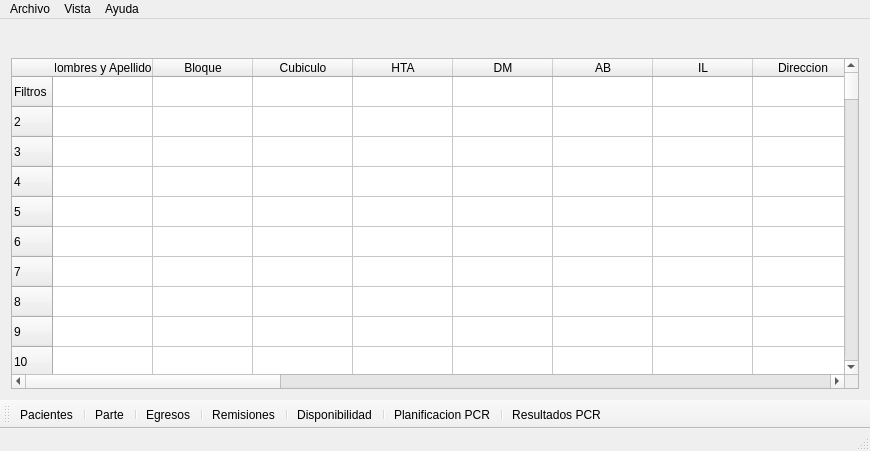
<?xml version="1.0" encoding="UTF-8"?>
<ui version="4.0">
 <class>VentanaPrincipal</class>
 <widget class="QMainWindow" name="VentanaPrincipal">
  <property name="geometry">
   <rect>
    <x>0</x>
    <y>0</y>
    <width>870</width>
    <height>451</height>
   </rect>
  </property>
  <property name="acceptDrops">
   <bool>true</bool>
  </property>
  <property name="windowTitle">
   <string>Zona Roja Universidad de Oriente</string>
  </property>
  <property name="styleSheet">
   <string notr="true">QToolButton:checked {font: &quot;arial-bold&quot; }
</string>
  </property>
  <widget class="QWidget" name="centralWidget">
   <layout class="QVBoxLayout" name="verticalLayout">
    <item>
     <widget class="QWidget" name="barraHerramientas1Widget" native="true">
      <layout class="QHBoxLayout" name="horizontalLayout">
       <item>
        <layout class="QHBoxLayout" name="barraHerramientas1"/>
       </item>
      </layout>
     </widget>
    </item>
    <item>
     <widget class="QTableWidget" name="tabla">
      <property name="cursor" stdset="0">
       <cursorShape>CrossCursor</cursorShape>
      </property>
      <property name="autoFillBackground">
       <bool>false</bool>
      </property>
      <property name="styleSheet">
       <string notr="true">
QTableWidget {
background-color:&quot;lightgray&quot;;
}</string>
      </property>
      <property name="editTriggers">
       <set>QAbstractItemView::AnyKeyPressed|QAbstractItemView::DoubleClicked|QAbstractItemView::EditKeyPressed|QAbstractItemView::SelectedClicked</set>
      </property>
      <property name="horizontalScrollMode">
       <enum>QAbstractItemView::ScrollPerPixel</enum>
      </property>
      <property name="gridStyle">
       <enum>Qt::SolidLine</enum>
      </property>
      <property name="sortingEnabled">
       <bool>false</bool>
      </property>
      <property name="rowCount">
       <number>501</number>
      </property>
      <property name="columnCount">
       <number>25</number>
      </property>
      <attribute name="horizontalHeaderHighlightSections">
       <bool>true</bool>
      </attribute>
      <row>
       <property name="text">
        <string>Filtros</string>
       </property>
      </row>
      <row/>
      <row/>
      <row/>
      <row/>
      <row/>
      <row/>
      <row/>
      <row/>
      <row/>
      <row/>
      <row/>
      <row/>
      <row/>
      <row/>
      <row/>
      <row/>
      <row/>
      <row/>
      <row/>
      <row/>
      <row/>
      <row/>
      <row/>
      <row/>
      <row/>
      <row/>
      <row/>
      <row/>
      <row/>
      <row/>
      <row/>
      <row/>
      <row/>
      <row/>
      <row/>
      <row/>
      <row/>
      <row/>
      <row/>
      <row/>
      <row/>
      <row/>
      <row/>
      <row/>
      <row/>
      <row/>
      <row/>
      <row/>
      <row/>
      <row/>
      <row/>
      <row/>
      <row/>
      <row/>
      <row/>
      <row/>
      <row/>
      <row/>
      <row/>
      <row/>
      <row/>
      <row/>
      <row/>
      <row/>
      <row/>
      <row/>
      <row/>
      <row/>
      <row/>
      <row/>
      <row/>
      <row/>
      <row/>
      <row/>
      <row/>
      <row/>
      <row/>
      <row/>
      <row/>
      <row/>
      <row/>
      <row/>
      <row/>
      <row/>
      <row/>
      <row/>
      <row/>
      <row/>
      <row/>
      <row/>
      <row/>
      <row/>
      <row/>
      <row/>
      <row/>
      <row/>
      <row/>
      <row/>
      <row/>
      <row/>
      <row/>
      <row/>
      <row/>
      <row/>
      <row/>
      <row/>
      <row/>
      <row/>
      <row/>
      <row/>
      <row/>
      <row/>
      <row/>
      <row/>
      <row/>
      <row/>
      <row/>
      <row/>
      <row/>
      <row/>
      <row/>
      <row/>
      <row/>
      <row/>
      <row/>
      <row/>
      <row/>
      <row/>
      <row/>
      <row/>
      <row/>
      <row/>
      <row/>
      <row/>
      <row/>
      <row/>
      <row/>
      <row/>
      <row/>
      <row/>
      <row/>
      <row/>
      <row/>
      <row/>
      <row/>
      <row/>
      <row/>
      <row/>
      <row/>
      <row/>
      <row/>
      <row/>
      <row/>
      <row/>
      <row/>
      <row/>
      <row/>
      <row/>
      <row/>
      <row/>
      <row/>
      <row/>
      <row/>
      <row/>
      <row/>
      <row/>
      <row/>
      <row/>
      <row/>
      <row/>
      <row/>
      <row/>
      <row/>
      <row/>
      <row/>
      <row/>
      <row/>
      <row/>
      <row/>
      <row/>
      <row/>
      <row/>
      <row/>
      <row/>
      <row/>
      <row/>
      <row/>
      <row/>
      <row/>
      <row/>
      <row/>
      <row/>
      <row/>
      <row/>
      <row/>
      <row/>
      <row/>
      <row/>
      <row/>
      <row/>
      <row/>
      <row/>
      <row/>
      <row/>
      <row/>
      <row/>
      <row/>
      <row/>
      <row/>
      <row/>
      <row/>
      <row/>
      <row/>
      <row/>
      <row/>
      <row/>
      <row/>
      <row/>
      <row/>
      <row/>
      <row/>
      <row/>
      <row/>
      <row/>
      <row/>
      <row/>
      <row/>
      <row/>
      <row/>
      <row/>
      <row/>
      <row/>
      <row/>
      <row/>
      <row/>
      <row/>
      <row/>
      <row/>
      <row/>
      <row/>
      <row/>
      <row/>
      <row/>
      <row/>
      <row/>
      <row/>
      <row/>
      <row/>
      <row/>
      <row/>
      <row/>
      <row/>
      <row/>
      <row/>
      <row/>
      <row/>
      <row/>
      <row/>
      <row/>
      <row/>
      <row/>
      <row/>
      <row/>
      <row/>
      <row/>
      <row/>
      <row/>
      <row/>
      <row/>
      <row/>
      <row/>
      <row/>
      <row/>
      <row/>
      <row/>
      <row/>
      <row/>
      <row/>
      <row/>
      <row/>
      <row/>
      <row/>
      <row/>
      <row/>
      <row/>
      <row/>
      <row/>
      <row/>
      <row/>
      <row/>
      <row/>
      <row/>
      <row/>
      <row/>
      <row/>
      <row/>
      <row/>
      <row/>
      <row/>
      <row/>
      <row/>
      <row/>
      <row/>
      <row/>
      <row/>
      <row/>
      <row/>
      <row/>
      <row/>
      <row/>
      <row/>
      <row/>
      <row/>
      <row/>
      <row/>
      <row/>
      <row/>
      <row/>
      <row/>
      <row/>
      <row/>
      <row/>
      <row/>
      <row/>
      <row/>
      <row/>
      <row/>
      <row/>
      <row/>
      <row/>
      <row/>
      <row/>
      <row/>
      <row/>
      <row/>
      <row/>
      <row/>
      <row/>
      <row/>
      <row/>
      <row/>
      <row/>
      <row/>
      <row/>
      <row/>
      <row/>
      <row/>
      <row/>
      <row/>
      <row/>
      <row/>
      <row/>
      <row/>
      <row/>
      <row/>
      <row/>
      <row/>
      <row/>
      <row/>
      <row/>
      <row/>
      <row/>
      <row/>
      <row/>
      <row/>
      <row/>
      <row/>
      <row/>
      <row/>
      <row/>
      <row/>
      <row/>
      <row/>
      <row/>
      <row/>
      <row/>
      <row/>
      <row/>
      <row/>
      <row/>
      <row/>
      <row/>
      <row/>
      <row/>
      <row/>
      <row/>
      <row/>
      <row/>
      <row/>
      <row/>
      <row/>
      <row/>
      <row/>
      <row/>
      <row/>
      <row/>
      <row/>
      <row/>
      <row/>
      <row/>
      <row/>
      <row/>
      <row/>
      <row/>
      <row/>
      <row/>
      <row/>
      <row/>
      <row/>
      <row/>
      <row/>
      <row/>
      <row/>
      <row/>
      <row/>
      <row/>
      <row/>
      <row/>
      <row/>
      <row/>
      <row/>
      <row/>
      <row/>
      <row/>
      <row/>
      <row/>
      <row/>
      <row/>
      <row/>
      <row/>
      <row/>
      <row/>
      <row/>
      <row/>
      <row/>
      <row/>
      <row/>
      <row/>
      <row/>
      <row/>
      <row/>
      <row/>
      <row/>
      <row/>
      <row/>
      <row/>
      <row/>
      <row/>
      <row/>
      <row/>
      <row/>
      <row/>
      <row/>
      <row/>
      <row/>
      <row/>
      <row/>
      <row/>
      <row/>
      <row/>
      <row/>
      <row/>
      <row/>
      <row/>
      <row/>
      <row/>
      <row/>
      <row/>
      <row/>
      <row/>
      <row/>
      <row/>
      <row/>
      <row/>
      <row/>
      <row/>
      <row/>
      <row/>
      <row/>
      <row/>
      <row/>
      <row/>
      <row/>
      <row/>
      <row/>
      <row/>
      <row/>
      <row/>
      <row/>
      <row/>
      <row/>
      <row/>
      <row/>
      <row/>
      <row/>
      <row/>
      <row/>
      <row/>
      <row/>
      <row/>
      <column>
       <property name="text">
        <string>Nombres y Apellidos</string>
       </property>
      </column>
      <column>
       <property name="text">
        <string>Bloque</string>
       </property>
      </column>
      <column>
       <property name="text">
        <string>Cubiculo</string>
       </property>
      </column>
      <column>
       <property name="text">
        <string>HTA</string>
       </property>
      </column>
      <column>
       <property name="text">
        <string>DM</string>
       </property>
      </column>
      <column>
       <property name="text">
        <string>AB</string>
       </property>
      </column>
      <column>
       <property name="text">
        <string>IL</string>
       </property>
      </column>
      <column>
       <property name="text">
        <string>Direccion</string>
       </property>
      </column>
      <column>
       <property name="text">
        <string>Edad</string>
       </property>
      </column>
      <column>
       <property name="text">
        <string>Raza</string>
       </property>
      </column>
      <column>
       <property name="text">
        <string>Sexo</string>
       </property>
      </column>
      <column>
       <property name="text">
        <string>CI</string>
       </property>
      </column>
      <column>
       <property name="text">
        <string>Municipio</string>
       </property>
      </column>
      <column>
       <property name="text">
        <string>Provincia</string>
       </property>
      </column>
      <column>
       <property name="text">
        <string>Area de salud</string>
       </property>
      </column>
      <column>
       <property name="text">
        <string>Contacto de</string>
       </property>
      </column>
      <column>
       <property name="text">
        <string>Fecha de ingreso</string>
       </property>
      </column>
      <column>
       <property name="text">
        <string>Fecha de ultimo contacto</string>
       </property>
      </column>
      <column>
       <property name="text">
        <string>Fecha 1ER PCR</string>
       </property>
      </column>
      <column>
       <property name="text">
        <string>Resultado 1ER PCR</string>
       </property>
      </column>
      <column>
       <property name="text">
        <string>Fecha 2DO PCR</string>
       </property>
      </column>
      <column>
       <property name="text">
        <string>Resultado 2DO PCR</string>
       </property>
      </column>
      <column>
       <property name="text">
        <string>Fecha 3ER PCR</string>
       </property>
      </column>
      <column>
       <property name="text">
        <string>Resultado 3ER PCR</string>
       </property>
      </column>
      <column>
       <property name="text">
        <string>rowid</string>
       </property>
      </column>
     </widget>
    </item>
    <item>
     <layout class="QHBoxLayout" name="barraHerramientas2"/>
    </item>
   </layout>
  </widget>
  <widget class="QMenuBar" name="menuBar">
   <property name="geometry">
    <rect>
     <x>0</x>
     <y>0</y>
     <width>870</width>
     <height>21</height>
    </rect>
   </property>
   <widget class="QMenu" name="menuArchivo">
    <property name="title">
     <string>Archivo</string>
    </property>
    <widget class="QMenu" name="menuImprimir">
     <property name="title">
      <string>Imprimir</string>
     </property>
     <addaction name="actionSeleccion"/>
     <addaction name="separator"/>
     <addaction name="actionBase_de_datos_de_Pacientes_2"/>
     <addaction name="actionBase_de_datos_de_Egresos"/>
     <addaction name="actionInforme_de_Remisiones"/>
     <addaction name="actionInforme_de_Envio_de_PCR"/>
     <addaction name="actionInforme_de_Resultados_de_PCR"/>
    </widget>
    <widget class="QMenu" name="menuGuardar">
     <property name="title">
      <string>Guardar</string>
     </property>
     <addaction name="actionBase_de_datos_de_Pacientes"/>
     <addaction name="action_Base_de_datos_de_Egresos"/>
     <addaction name="actionBase_de_datos_de_Remisiones"/>
     <addaction name="actionBase_de_datos_de_Envio_de_PCR"/>
     <addaction name="actionBase_de_datos_de_Resultados_de_PCR"/>
     <addaction name="separator"/>
     <addaction name="actionGuardar_todo"/>
    </widget>
    <widget class="QMenu" name="menuExportar">
     <property name="title">
      <string>Exportar</string>
     </property>
     <addaction name="actionDocumento_Excel"/>
     <addaction name="actionFormato_texto"/>
     <addaction name="actionComo_CSV"/>
    </widget>
    <addaction name="menuGuardar"/>
    <addaction name="actionDeshacer"/>
    <addaction name="separator"/>
    <addaction name="menuExportar"/>
    <addaction name="menuImprimir"/>
    <addaction name="separator"/>
    <addaction name="actionCerrar"/>
   </widget>
   <widget class="QMenu" name="menuEditar">
    <property name="title">
     <string>Vista</string>
    </property>
    <addaction name="actionPantalla_completa"/>
    <addaction name="actionSegmentacion_de_datos"/>
    <addaction name="actionBarra_de_estado"/>
    <addaction name="separator"/>
    <addaction name="actionPreferencias"/>
   </widget>
   <widget class="QMenu" name="menuAyuda">
    <property name="title">
     <string>Ayuda</string>
    </property>
    <addaction name="separator"/>
    <addaction name="actionAyuda"/>
    <addaction name="separator"/>
    <addaction name="actionContacto"/>
    <addaction name="actionInforme_de_error"/>
    <addaction name="separator"/>
    <addaction name="actionAcerca_de"/>
   </widget>
   <addaction name="menuArchivo"/>
   <addaction name="menuEditar"/>
   <addaction name="menuAyuda"/>
  </widget>
  <widget class="QStatusBar" name="statusBar"/>
  <widget class="QToolBar" name="toolBar">
   <property name="windowTitle">
    <string>toolBar</string>
   </property>
   <attribute name="toolBarArea">
    <enum>BottomToolBarArea</enum>
   </attribute>
   <attribute name="toolBarBreak">
    <bool>false</bool>
   </attribute>
   <addaction name="actionPacientes"/>
   <addaction name="separator"/>
   <addaction name="actionParte"/>
   <addaction name="separator"/>
   <addaction name="actionEgresos"/>
   <addaction name="separator"/>
   <addaction name="actionRemisiones"/>
   <addaction name="separator"/>
   <addaction name="actionDisponibilidad"/>
   <addaction name="separator"/>
   <addaction name="actionPlanificacion_PCR"/>
   <addaction name="separator"/>
   <addaction name="actionResultados_PCR"/>
  </widget>
  <action name="actionPacientes">
   <property name="text">
    <string>Pacientes</string>
   </property>
   <property name="toolTip">
    <string>Visualizar Pacientes del Centro</string>
   </property>
   <property name="shortcut">
    <string>Ctrl+1</string>
   </property>
  </action>
  <action name="actionParte">
   <property name="text">
    <string>Parte</string>
   </property>
   <property name="toolTip">
    <string>Visualizar Situacion del Centro</string>
   </property>
   <property name="shortcut">
    <string>Ctrl+2</string>
   </property>
  </action>
  <action name="actionEgresos">
   <property name="text">
    <string>Egresos</string>
   </property>
   <property name="toolTip">
    <string>Visualizar Egresos del Centro</string>
   </property>
   <property name="shortcut">
    <string>Ctrl+3</string>
   </property>
  </action>
  <action name="actionRemisiones">
   <property name="text">
    <string>Remisiones</string>
   </property>
   <property name="toolTip">
    <string>Visualizar Remisiones del Centro</string>
   </property>
   <property name="shortcut">
    <string>Ctrl+4</string>
   </property>
  </action>
  <action name="actionDisponibilidad">
   <property name="text">
    <string>Disponibilidad</string>
   </property>
   <property name="toolTip">
    <string>Visualizar Disponibilidad del Centro</string>
   </property>
   <property name="shortcut">
    <string>Ctrl+5</string>
   </property>
  </action>
  <action name="actionPlanificacion_PCR">
   <property name="text">
    <string>Planificacion PCR</string>
   </property>
   <property name="toolTip">
    <string>Visualizar PCR Planificados del Centro</string>
   </property>
   <property name="shortcut">
    <string>Ctrl+6</string>
   </property>
  </action>
  <action name="actionResultados_PCR">
   <property name="text">
    <string>Resultados PCR</string>
   </property>
   <property name="toolTip">
    <string>Visualizar Resultados de PCR del Centro</string>
   </property>
   <property name="shortcut">
    <string>Ctrl+7</string>
   </property>
  </action>
  <action name="actionContacto">
   <property name="text">
    <string>Contacto del programador</string>
   </property>
  </action>
  <action name="actionAcerca_de">
   <property name="text">
    <string>Acerca de</string>
   </property>
  </action>
  <action name="actionBase_de_datos_de_Pacientes">
   <property name="text">
    <string>Base de datos de Pacientes</string>
   </property>
  </action>
  <action name="action_Base_de_datos_de_Egresos">
   <property name="text">
    <string>Base de datos de Egresos</string>
   </property>
  </action>
  <action name="actionBase_de_datos_de_Remisiones">
   <property name="text">
    <string>Base de datos de Remisiones</string>
   </property>
  </action>
  <action name="actionBase_de_datos_de_Envio_de_PCR">
   <property name="text">
    <string>Base de datos de Envio de PCR</string>
   </property>
  </action>
  <action name="actionBase_de_datos_de_Resultados_de_PCR">
   <property name="text">
    <string>Base de datos de Resultados de PCR</string>
   </property>
  </action>
  <action name="actionGuardar_todo">
   <property name="text">
    <string>Guardar todo</string>
   </property>
  </action>
  <action name="actionSeleccion">
   <property name="text">
    <string>Seleccion</string>
   </property>
  </action>
  <action name="actionBase_de_datos_de_Pacientes_2">
   <property name="text">
    <string>Informe de Pacientes diario</string>
   </property>
  </action>
  <action name="actionBase_de_datos_de_Egresos">
   <property name="text">
    <string>Informe de Egresos diario</string>
   </property>
  </action>
  <action name="actionInforme_de_Remisiones">
   <property name="text">
    <string>Informe de Remisiones diario</string>
   </property>
  </action>
  <action name="actionInforme_de_Envio_de_PCR">
   <property name="text">
    <string>Informe de Envio de PCR</string>
   </property>
  </action>
  <action name="actionInforme_de_Resultados_de_PCR">
   <property name="text">
    <string>Informe de Resultados de PCR</string>
   </property>
  </action>
  <action name="actionCerrar">
   <property name="text">
    <string>Cerrar</string>
   </property>
   <property name="shortcut">
    <string>Ctrl+Q</string>
   </property>
  </action>
  <action name="actionFormato_texto">
   <property name="text">
    <string>Texto Plano</string>
   </property>
  </action>
  <action name="actionComo_CSV">
   <property name="text">
    <string>CSV</string>
   </property>
  </action>
  <action name="actionDocumento_Excel">
   <property name="text">
    <string>Documento Excel</string>
   </property>
  </action>
  <action name="actionSegmentacion_de_datos">
   <property name="text">
    <string>Segmentacion de datos</string>
   </property>
   <property name="shortcut">
    <string>F10</string>
   </property>
  </action>
  <action name="actionBarra_de_estado">
   <property name="text">
    <string>Barra de estado</string>
   </property>
   <property name="shortcut">
    <string>F9</string>
   </property>
  </action>
  <action name="actionPreferencias">
   <property name="text">
    <string>Preferencias</string>
   </property>
   <property name="shortcut">
    <string>F8</string>
   </property>
  </action>
  <action name="actionInforme_de_error">
   <property name="text">
    <string>Informe de error</string>
   </property>
  </action>
  <action name="actionPantalla_completa">
   <property name="text">
    <string>Pantalla completa</string>
   </property>
   <property name="shortcut">
    <string>F11</string>
   </property>
  </action>
  <action name="actionAyuda">
   <property name="text">
    <string>Ayuda</string>
   </property>
   <property name="toolTip">
    <string>Ayuda del sistema</string>
   </property>
   <property name="shortcut">
    <string>F1</string>
   </property>
  </action>
  <action name="actionDeshacer">
   <property name="text">
    <string>Deshacer</string>
   </property>
   <property name="shortcut">
    <string>Ctrl+Z</string>
   </property>
  </action>
 </widget>
 <layoutdefault spacing="6" margin="11"/>
 <resources/>
 <connections/>
</ui>
